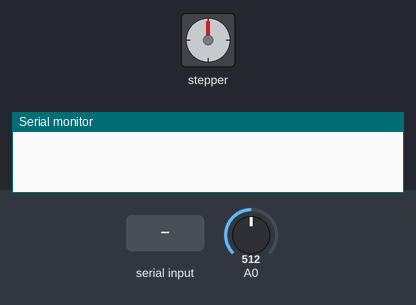
Bench run of a sketch on a simulated Arduino Uno, built with avr-gcc and run on an emulated ATmega328P. Shown: stepper motor, the last lines printed to the serial monitor. Inputs (shaded band) come from the test bench; at power-on: A0 = 512. Stepper angles assume 200 steps per turn.

Above: at 1.2 s.
1.3 s: "f" received over Serial
At 1.45 s:
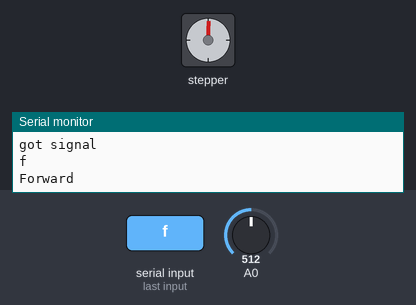
4.3 s: "b" received over Serial
7.3 s: A0 set to 716
10.3 s: "s" received over Serial
At 10.3 s:
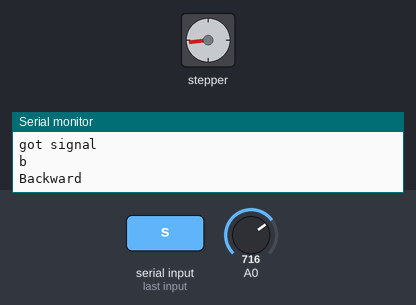
13.3 s: "f" received over Serial
At 13.75 s:
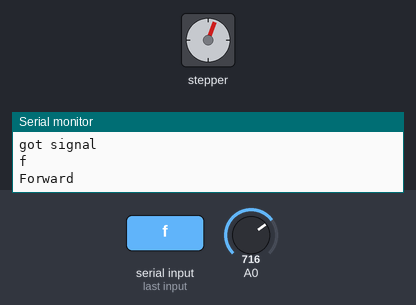
Timing chart, 0 to 21.4 s (numbered marks = the images above; inputs shaded):
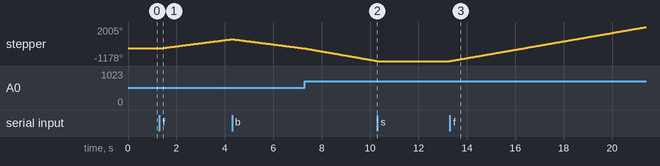

The sketch:

SpeedControl.ino
```cpp
/*
 Stepper Motor Control - speed control

 This program drives a unipolar or bipolar stepper motor.
 The motor is attached to digital pins 8 - 11 of the Arduino.
 A potentiometer is connected to analog input 0.

 The motor will rotate in a clockwise direction. The higher the potentiometer value,
 the faster the motor speed. Because setSpeed() sets the delay between steps,
 you may notice the motor is less responsive to changes in the sensor vaflue at
 low speeds.

 Created 30 Nov. 2009
 Modified 28 Oct 2010
 by Tom Igoe

 */

#include <Stepper.h>

const int stepsPerRevolution = 200;  // change this to fit the number of steps per revolution


// initialize the stepper library on pins 8 through 11:
Stepper myStepper(stepsPerRevolution, 8, 9, 10, 11);

int stepCount = 0;  // number of steps the motor has taken

// character to read Serial
char rc;

// Print variables
bool printForward = false;
bool printBackward = false;
bool printStopped = false;
void setup() {
   Serial.begin(9600);
}

void loop() {

  // If Serial is triggered get Serial signal in temporary variable
  char temp;
  if (Serial.available() > 0) {
    Serial.println("Reading Serial");
    temp = Serial.read();
    Serial.println(temp);

    // Assign Serial signal only if it is a known command
    if (temp == 'f' || temp == 'b' || temp == 's'){
      rc = temp;
      Serial.println("got signal");
      Serial.println(rc);
    }
  }

  // Print status
  if(rc=='f' && printForward == false){
    Serial.println("Forward");
    printForward = true;
    printBackward = false;
    printStopped = false;
  }
  if(rc=='b' && printBackward == false){
    Serial.println("Backward");
    printForward = false;
    printBackward = true;
    printStopped = false;
  }
  if(rc=='s' && printStopped == false){
    Serial.println("Stopped");
    printForward = false;
    printBackward = false;
    printStopped = true;
  }

  // Move motor with potentiometer
  int sensorReading = analogRead(A0);
  // map it to a range from 0 to 100:
  int motorSpeed = map(sensorReading, 0, 1023, 0, 100);
  // set the motor speed:
  if (motorSpeed > 0) {
    myStepper.setSpeed(motorSpeed);

    if (rc == 'f'){
      // step 1/100 of a revolution:
      myStepper.step(stepsPerRevolution / 100);
    }
    if (rc == 'b'){
      // step 1/100 of a revolution:
      myStepper.step(-stepsPerRevolution / 100);
    }

    if (rc == 's'){
      // zero velocity:
      myStepper.step(0);
    }

  }

}
```

Measured:
- after the input at 1.3 s, stepper: keeps turning clockwise at about 290°/s, starting at once
- after the input at 10.3 s, stepper: stops changing and stays -1178°
- after the input at 13.3 s, stepper: keeps turning clockwise at about 393°/s, starting at once
